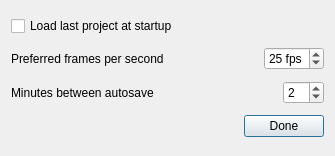
<?xml version="1.0" encoding="UTF-8"?>
<ui version="4.0">
 <class>PreferenceManager</class>
 <widget class="QDialog" name="PreferenceManager">
  <property name="geometry">
   <rect>
    <x>0</x>
    <y>0</y>
    <width>335</width>
    <height>156</height>
   </rect>
  </property>
  <property name="windowTitle">
   <string>Dialog</string>
  </property>
  <layout class="QVBoxLayout" name="verticalLayout">
   <item>
    <layout class="QHBoxLayout" name="horizontalLayout_3">
     <item>
      <widget class="QCheckBox" name="cbLoadLast">
       <property name="text">
        <string>Load last project at startup</string>
       </property>
      </widget>
     </item>
     <item>
      <spacer name="horizontalSpacer_3">
       <property name="orientation">
        <enum>Qt::Horizontal</enum>
       </property>
       <property name="sizeHint" stdset="0">
        <size>
         <width>40</width>
         <height>20</height>
        </size>
       </property>
      </spacer>
     </item>
    </layout>
   </item>
   <item>
    <layout class="QHBoxLayout" name="horizontalLayout">
     <item>
      <widget class="QLabel" name="labFpsText">
       <property name="text">
        <string>Preferred frames per second</string>
       </property>
      </widget>
     </item>
     <item>
      <spacer name="horizontalSpacer">
       <property name="orientation">
        <enum>Qt::Horizontal</enum>
       </property>
       <property name="sizeHint" stdset="0">
        <size>
         <width>40</width>
         <height>20</height>
        </size>
       </property>
      </spacer>
     </item>
     <item>
      <widget class="QSpinBox" name="sbFps">
       <property name="suffix">
        <string notr="true"> fps</string>
       </property>
       <property name="minimum">
        <number>8</number>
       </property>
       <property name="maximum">
        <number>30</number>
       </property>
       <property name="value">
        <number>25</number>
       </property>
      </widget>
     </item>
    </layout>
   </item>
   <item>
    <layout class="QHBoxLayout" name="horizontalLayout_4">
     <item>
      <widget class="QLabel" name="labAutosaveText">
       <property name="text">
        <string>Minutes between autosave</string>
       </property>
      </widget>
     </item>
     <item>
      <spacer name="horizontalSpacer_4">
       <property name="orientation">
        <enum>Qt::Horizontal</enum>
       </property>
       <property name="sizeHint" stdset="0">
        <size>
         <width>40</width>
         <height>20</height>
        </size>
       </property>
      </spacer>
     </item>
     <item>
      <widget class="QSpinBox" name="sbAutosave">
       <property name="suffix">
        <string notr="true"/>
       </property>
       <property name="maximum">
        <number>10</number>
       </property>
       <property name="value">
        <number>2</number>
       </property>
      </widget>
     </item>
    </layout>
   </item>
   <item>
    <layout class="QHBoxLayout" name="horizontalLayout_2">
     <item>
      <spacer name="horizontalSpacer_2">
       <property name="orientation">
        <enum>Qt::Horizontal</enum>
       </property>
       <property name="sizeHint" stdset="0">
        <size>
         <width>40</width>
         <height>20</height>
        </size>
       </property>
      </spacer>
     </item>
     <item>
      <widget class="QPushButton" name="btnDone">
       <property name="text">
        <string>Done</string>
       </property>
      </widget>
     </item>
    </layout>
   </item>
  </layout>
 </widget>
 <resources/>
 <connections/>
</ui>
